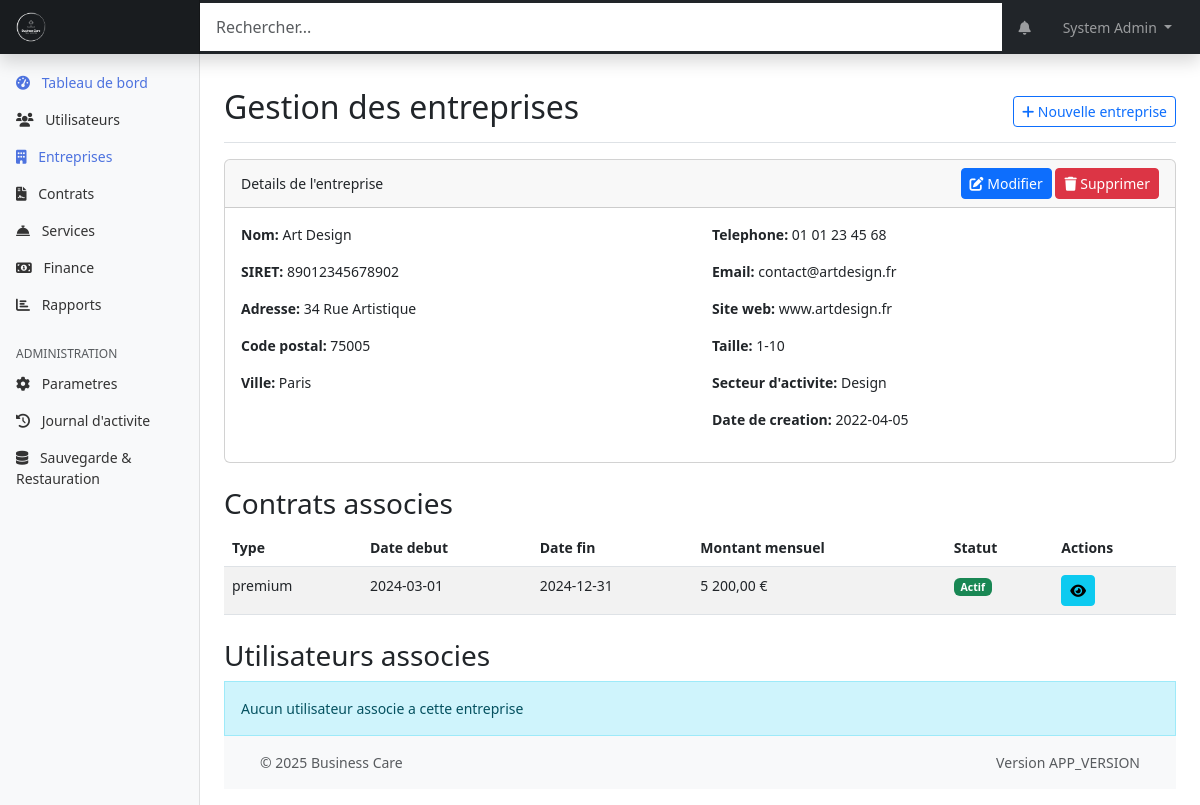
The app's page /web-admin/modules/companies/index.php?action=view&id=19 (signed in) with its own data.
### tables this page shows
CREATE TABLE entreprises (
    id INT PRIMARY KEY AUTO_INCREMENT,
    nom VARCHAR(255) NOT NULL,
    siret VARCHAR(14) UNIQUE,
    adresse TEXT,
    code_postal VARCHAR(10),
    ville VARCHAR(100),
    telephone VARCHAR(20),
    email VARCHAR(255),
    site_web VARCHAR(255),
    logo_url VARCHAR(255),
    taille_entreprise ENUM('1-10', '11-50', '51-200', '201-500', '500+'),
    secteur_activite VARCHAR(100),
    date_creation DATE,
    created_at TIMESTAMP DEFAULT CURRENT_TIMESTAMP,
    updated_at TIMESTAMP DEFAULT CURRENT_TIMESTAMP ON UPDATE CURRENT_TIMESTAMP,
    INDEX idx_siret (siret),
    INDEX idx_ville (ville)
);

CREATE TABLE contrats (
    id INT PRIMARY KEY AUTO_INCREMENT,
    entreprise_id INT NOT NULL,
    date_debut DATE NOT NULL,
    date_fin DATE,
    montant_mensuel DECIMAL(10,2),
    nombre_salaries INT,
    type_contrat ENUM('standard', 'premium', 'entreprise') NOT NULL,
    statut ENUM('actif', 'expire', 'resilie', 'en_attente') DEFAULT 'actif',
    conditions_particulieres TEXT,
    created_at TIMESTAMP DEFAULT CURRENT_TIMESTAMP,
    updated_at TIMESTAMP DEFAULT CURRENT_TIMESTAMP ON UPDATE CURRENT_TIMESTAMP,
    FOREIGN KEY (entreprise_id) REFERENCES entreprises(id),
    INDEX idx_dates (date_debut, date_fin),
    INDEX idx_statut (statut)
);

### web-admin/modules/companies/index.php (the view, shortened to what the rows shown need)
<?php
require_once '../../includes/page_functions/modules/companies.php';
$action = isset($_GET['action']) ? $_GET['action'] : '';
$id = isset($_GET['id']) ? (int)$_GET['id'] : 0;
$company = null;
if (($action === 'edit' || $action === 'view') && $id > 0) {
    $company = companiesGetDetails($id);
}
include_once '../../templates/header.php';
?>
<div class="container-fluid">
    <div class="row">
        <main class="col-md-9 ms-sm-auto col-lg-10 px-md-4">
            <div class="d-flex justify-content-between flex-wrap flex-md-nowrap align-items-center pt-3 pb-2 mb-3 border-bottom">
                <h1 class="h2">Gestion des entreprises</h1>
            </div>
            <?php if ($action === 'add' || $action === 'edit'): ?>
                <div class="card">
                    <div class="card-header">
                        <?php echo $action === 'add' ? 'Ajouter une nouvelle entreprise' : 'Modifier l\'entreprise'; ?>
                    </div>
                    <div class="card-body">
                        <form method="post">
                            <div class="row mb-3">
                                <div class="col-md-6">
                                    <label for="nom" class="form-label">Nom de l'entreprise*</label>
                                    <input type="text" class="form-control" id="nom" name="nom" value="<?php echo isset($company['nom']) ? htmlspecialchars($company['nom']) : ''; ?>" required>
                                </div>
                                <div class="col-md-6">
                                    <label for="siret" class="form-label">SIRET</label>
                                    <input type="text" class="form-control" id="siret" name="siret" value="<?php echo isset($company['siret']) ? htmlspecialchars($company['siret']) : ''; ?>">
                                </div>
                            </div>
                            <div class="row mb-3">
                                <div class="col-md-12">
                                    <label for="adresse" class="form-label">Adresse</label>
                                    <textarea class="form-control" id="adresse" name="adresse" rows="2"><?php echo isset($company['adresse']) ? htmlspecialchars($company['adresse']) : ''; ?></textarea>
                                </div>
                            </div>
                            <div class="row mb-3">
                                <div class="col-md-4">
                                    <label for="code_postal" class="form-label">Code postal</label>
                                    <input type="text" class="form-control" id="code_postal" name="code_postal" value="<?php echo isset($company['code_postal']) ? htmlspecialchars($company['code_postal']) : ''; ?>">
                                </div>
                                <div class="col-md-8">
                                    <label for="ville" class="form-label">Ville</label>
                                    <input type="text" class="form-control" id="ville" name="ville" value="<?php echo isset($company['ville']) ? htmlspecialchars($company['ville']) : ''; ?>">
                                </div>
                            </div>
                            <div class="row mb-3">
                                <div class="col-md-6">
                                    <label for="telephone" class="form-label">Telephone</label>
                                    <input type="tel" class="form-control" id="telephone" name="telephone" value="<?php echo isset($company['telephone']) ? htmlspecialchars($company['telephone']) : ''; ?>">
                                </div>
                                <div class="col-md-6">
                                    <label for="email" class="form-label">Email</label>
                                    <input type="email" class="form-control" id="email" name="email" value="<?php echo isset($company['email']) ? htmlspecialchars($company['email']) : ''; ?>">
                                </div>
                            </div>
                            <div class="row mb-3">
                                <div class="col-md-6">
                                    <label for="site_web" class="form-label">Site web</label>
                                    <input type="url" class="form-control" id="site_web" name="site_web" value="<?php echo isset($company['site_web']) ? htmlspecialchars($company['site_web']) : ''; ?>">
                                </div>
                                <div class="col-md-6">
                                    <label for="date_creation" class="form-label">Date de creation</label>
                                    <input type="date" class="form-control" id="date_creation" name="date_creation" value="<?php echo isset($company['date_creation']) ? htmlspecialchars($company['date_creation']) : ''; ?>">
                                </div>
                            </div>
                            <div class="row mb-3">
                                <div class="col-md-6">
                                    <label for="taille_entreprise" class="form-label">Taille de l'entreprise</label>
                                    <select class="form-select" id="taille_entreprise" name="taille_entreprise">
                                        <option value="">Selectionnez...</option>
                                        <?php
                                        $sizes = ['1-10', '11-50', '51-200', '201-500', '500+'];
                                        foreach ($sizes as $size) {
                                            $selected = (isset($company['taille_entreprise']) && $company['taille_entreprise'] === $size) ? 'selected' : '';
                                            echo "<option value=\"$size\" $selected>$size</option>";
                                        }
                                        ?>
                                    </select>
                                </div>
                                <div class="col-md-6">
                                    <label for="secteur_activite" class="form-label">Secteur d'activite</label>
                                    <input type="text" class="form-control" id="secteur_activite" name="secteur_activite" value="<?php echo isset($company['secteur_activite']) ? htmlspecialchars($company['secteur_activite']) : ''; ?>">
                                </div>
                            </div>
                            <div class="row">
                                <div class="col-12">
                                    <button type="submit" class="btn btn-primary">Enregistrer</button>
                                    <a href="<?php echo WEBADMIN_URL; ?>/modules/companies/" class="btn btn-secondary">Annuler</a>
                                </div>
                            </div>
                        </form>
                    </div>
                </div>
            <?php elseif ($action === 'view' && $company): ?>
                <div class="card">
                    <div class="card-header d-flex justify-content-between align-items-center">
                        <span>Details de l'entreprise</span>
                        <div>
                            <a href="?action=edit&id=<?php echo $company['id']; ?>" class="btn btn-sm btn-primary">
                                <i class="fas fa-edit"></i> Modifier
                            </a>
                            <a href="?action=delete&id=<?php echo $company['id']; ?>" class="btn btn-sm btn-danger" onclick="return confirm('Êtes-vous sûr de vouloir supprimer cette entreprise ?')">
                                <i class="fas fa-trash"></i> Supprimer
                            </a>
                        </div>
                    </div>
                    <div class="card-body">
                        <div class="row">
                            <div class="col-md-6">
                                <p><strong>Nom:</strong> <?php echo htmlspecialchars($company['nom']); ?></p>
                                <p><strong>SIRET:</strong> <?php echo htmlspecialchars($company['siret'] ?: 'Non renseigne'); ?></p>
                                <p><strong>Adresse:</strong> <?php echo htmlspecialchars($company['adresse'] ?: 'Non renseignee'); ?></p>
                                <p><strong>Code postal:</strong> <?php echo htmlspecialchars($company['code_postal'] ?: 'Non renseigne'); ?></p>
                                <p><strong>Ville:</strong> <?php echo htmlspecialchars($company['ville'] ?: 'Non renseignee'); ?></p>
                            </div>
                            <div class="col-md-6">
                                <p><strong>Telephone:</strong> <?php echo htmlspecialchars($company['telephone'] ?: 'Non renseigne'); ?></p>
                                <p><strong>Email:</strong> <?php echo htmlspecialchars($company['email'] ?: 'Non renseigne'); ?></p>
                                <p><strong>Site web:</strong> <?php echo htmlspecialchars($company['site_web'] ?: 'Non renseigne'); ?></p>
                                <p><strong>Taille:</strong> <?php echo htmlspecialchars($company['taille_entreprise'] ?: 'Non renseignee'); ?></p>
                                <p><strong>Secteur d'activite:</strong> <?php echo htmlspecialchars($company['secteur_activite'] ?: 'Non renseigne'); ?></p>
                                <p><strong>Date de creation:</strong> <?php echo htmlspecialchars($company['date_creation'] ?: 'Non renseignee'); ?></p>
                            </div>
                        </div>
                    </div>
                </div>
                <div class="mt-4">
                    <h3>Contrats associes</h3>
                    <?php $contracts = $company['contracts']; ?>
                    <?php if ($contracts): ?>
                        <table class="table table-striped table-hover">
                            <thead>
                                <tr>
                                    <th>Type</th>
                                    <th>Date debut</th>
                                    <th>Date fin</th>
                                    <th>Montant mensuel</th>
                                    <th>Statut</th>
                                    <th>Actions</th>
                                </tr>
                            </thead>
                            <tbody>
                                <?php foreach ($contracts as $contract): ?>
                                    <tr>
                                        <td><?php echo htmlspecialchars($contract['type_contrat']); ?></td>
                                        <td><?php echo htmlspecialchars($contract['date_debut']); ?></td>
                                        <td><?php echo htmlspecialchars($contract['date_fin'] ?: '-'); ?></td>
                                        <td><?php echo number_format($contract['montant_mensuel'], 2, ',', ' ') . ' €'; ?></td>
                                        <td><?php echo getStatusBadge($contract['statut']); ?></td>
                                        <td>
                                            <a href="<?php echo WEBADMIN_URL; ?>/modules/contracts/?action=view&id=<?php echo $contract['id']; ?>" class="btn btn-sm btn-info">
                                                <i class="fas fa-eye"></i>
                                            </a>
                                        </td>
                                    </tr>
                                <?php endforeach; ?>
                            </tbody>
                        </table>
                    <?php else: ?>
                        <div class="alert alert-info">
                            Aucun contrat associe a cette entreprise
                        </div>
                    <?php endif; ?>
                </div>
                <div class="mt-4">
                    <h3>Utilisateurs associes</h3>
                    <?php $users = $company['users']; ?>
                    <?php if ($users): ?>
                        <table class="table table-striped table-hover">
                            <thead>
                                <tr>
                                    <th>Nom</th>
                                    <th>Email</th>
                                    <th>Telephone</th>
                                    <th>Rôle</th>
                                    <th>Actions</th>
                                </tr>
                            </thead>
                            <tbody>
                                <?php foreach ($users as $user): ?>
                                    <tr>
                                        <td><?php echo htmlspecialchars($user['prenom'] . ' ' . $user['nom']); ?></td>
                                        <td><?php echo htmlspecialchars($user['email']); ?></td>
                                        <td><?php echo htmlspecialchars($user['telephone'] ?: '-'); ?></td>
                                        <td><?php echo htmlspecialchars($user['role_name']); ?></td>
                                        <td>
                                            <a href="<?php echo WEBADMIN_URL; ?>/modules/users/?action=view&id=<?php echo $user['id']; ?>" class="btn btn-sm btn-info">
                                                <i class="fas fa-eye"></i>
                                            </a>
                                        </td>
                                    </tr>
                                <?php endforeach; ?>
                            </tbody>
                        </table>
                    <?php else: ?>
                        <div class="alert alert-info">
                            Aucun utilisateur associe a cette entreprise
                        </div>
                    <?php endif; ?>
                </div>
            <?php endif; ?>
            <?php include_once '../../templates/footer.php'; ?>
        </main>
    </div>
</div>

### shared/web-admin/functions.php (shortened to what the rows shown need)
<?php
function getStatusBadge($status) {
    $badges = [
        'actif' => 'success',
        'inactif' => 'danger',
        'en_attente' => 'warning',
        'suspendu' => 'secondary',
        'expire' => 'danger',
        'resilie' => 'danger',
        'accepte' => 'success',
        'refuse' => 'danger'
    ];
    $class = isset($badges[$status]) ? $badges[$status] : 'primary';
    return '<span class="badge bg-' . $class . '">' . ucfirst($status) . '</span>';
}

### records on screen
entreprises: nom "Art Design", siret "89012345678902", adresse "34 Rue Artistique", code_postal "75005", ville "Paris", telephone "01 01 23 45 68", email "contact@artdesign.fr", site_web "www.artdesign.fr", taille_entreprise "1-10", secteur_activite "Design", date_creation "2022-04-05"
contrats: type_contrat "premium", date_debut "2024-03-01", date_fin "2024-12-31", montant_mensuel "5 200,00", statut "Actif"

### other values on screen
$_SESSION['user_name'] "System Admin"
APP_VERSION "APP_VERSION"
